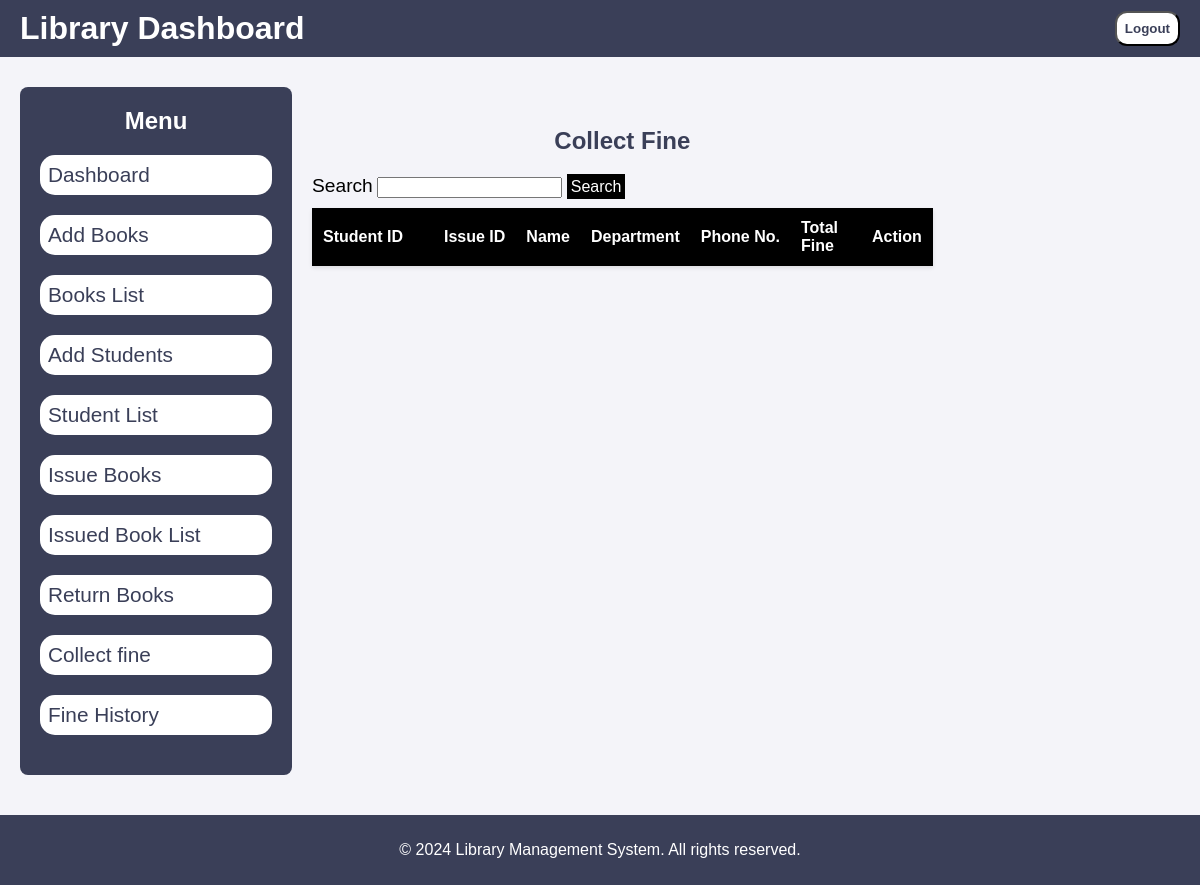
Before: /fines/ with the older database file.
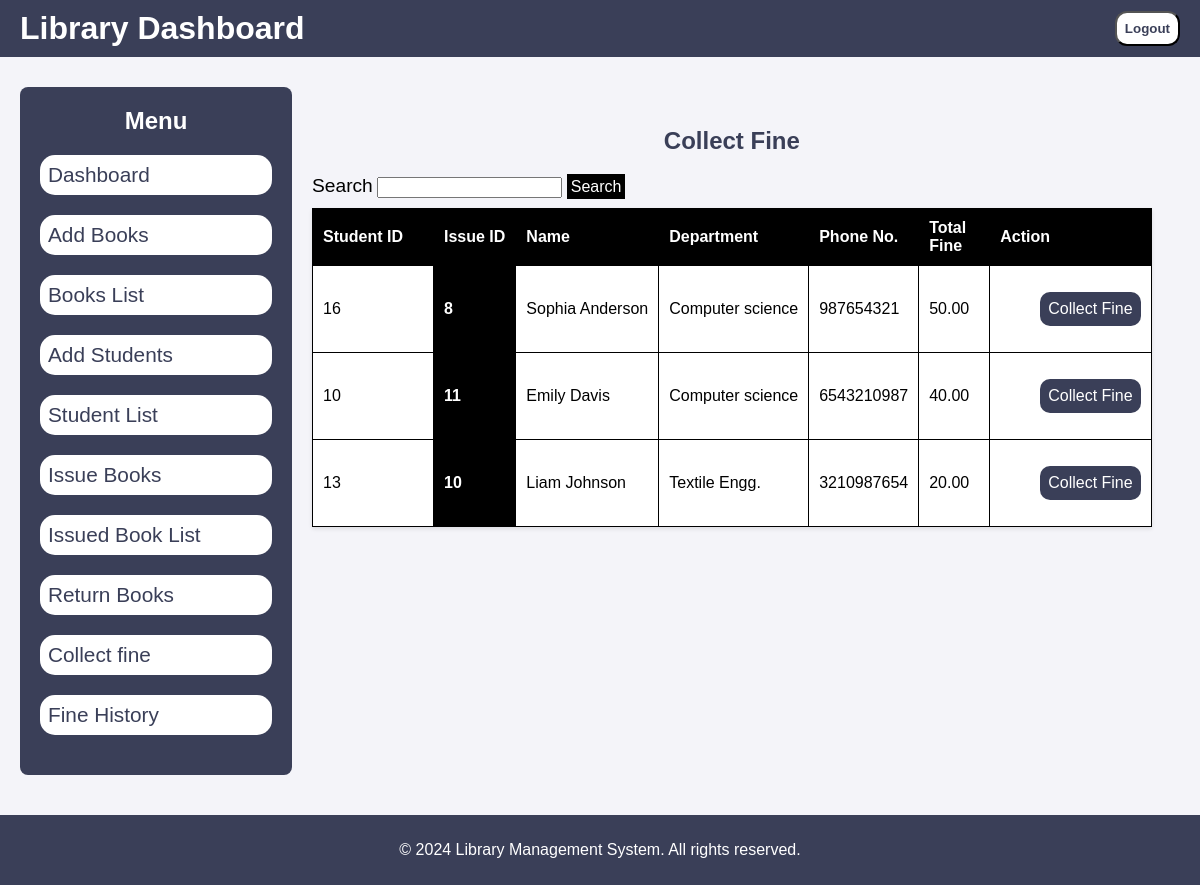
After: the same page with the newer database file.
### LibraryApp/models.py (models this page shows, shortened)
class BookIssue(models.Model):
    ISSUE_STATUS_CHOICES = [
        ('issued', 'Issued'),
        ('returned', 'Returned'),
        ('overdue', 'Overdue'),
        ('lost' , 'Lost')
    ]
    book = models.ForeignKey(Book, on_delete=models.CASCADE)
    student = models.ForeignKey(Student, on_delete=models.CASCADE)
    issue_date = models.DateField()
    due_date = models.DateField()
    return_date = models.DateField(null=True, blank=True)
    status = models.CharField(max_length=10, choices=ISSUE_STATUS_CHOICES, default='issued')
    created_at = models.DateTimeField(auto_now_add=True)
    updated_at = models.DateTimeField(auto_now=True)

class Student(models.Model):
    name = models.CharField(max_length=100)
    email = models.EmailField(unique=True)
    department = models.CharField(max_length=100)
    phone = models.IntegerField(max_length=15)
    created_at = models.DateTimeField(auto_now_add=True , editable=False)
    updated_at = models.DateTimeField(auto_now=True)

class Fine(models.Model):
    PAYMENT_STATUS_CHOICES = [
        ('pending', 'Pending'),
        ('paid', 'Paid'),
        ('waived', 'Waived'),
    ]
    book_issue = models.ForeignKey(BookIssue, on_delete=models.CASCADE)
    amount = models.DecimalField(max_digits=10, decimal_places=2)
    payment_status = models.CharField(max_length=10, choices=PAYMENT_STATUS_CHOICES, default='pending')
    payment_date = models.DateField(null=True, blank=True)
    created_at = models.DateTimeField(auto_now_add=True)
    updated_at = models.DateTimeField(auto_now=True)

### LibraryApp/views.py (the view)
# urls.py: path('fines/', views.fines, name='fines'),
def fines(request):
    issue_data = Fine.objects.all()
    data_withFine = []
    for item in issue_data:
        fine_amount = item.amount  # Assuming fine amount is stored in Fine model
        data_withFine.append({
            'book_issue': item.book_issue,
            'fine': fine_amount,
        })
    return render(request, 'fine.html', {'data': data_withFine})

### templates/fine.html (shortened to what this page needs)
{% extends 'base.html' %}
{% load static %}
    {% block content %}
    <div class="table-container">
        <h2>Collect Fine</h2>
        <label style="color: black;">Search</label>
        <input type="text">
        <a href="{% url 'manage_student' %}"
            style="background-color: black;
                color : white;
                padding : 4px"
                >Search</a>
        <table>
            <thead>
                <tr>
                    <th style="width: 100px;">Student ID</th>
                    <th>Issue ID</th>
                    <th>Name</th>
                    <th>Department</th>
                    <th>Phone No.</th>
                    <th style="width: 50px;">Total Fine</th>
                    <th>Action</th>
                </tr>
            </thead>
            <tbody>
            {% for item in data %}
                <tr style="height: min-content;">
                    <td>{{ item.book_issue.student.id }}</td>
                    <th>{{ item.book_issue.id }}</th>
                    <td>{{ item.book_issue.student.name }}</td>
                    <td>{{ item.book_issue.student.department }}</td>
                    <td>{{ item.book_issue.student.phone }}</td>
                    <td>{{ item.fine }}</td>
                    <td>
                        <ul class="activity_cell">
                            <li class="load_button" data-id="{{ item.book_issue.id }}">
                                <a style="color: white;">Collect Fine</a>
                            </li>
                        </ul>
                    </td>
                </tr>
            {% endfor %}
            </tbody>
        </table>
    </div>
    {% endblock %}

Changed rows visible on the page:
added BookIssue: book_issue.student.id "16", book_issue.id "8", book_issue.student.name "Sophia Anderson", book_issue.student.department "Computer science", book_issue.student.phone "987654321", fine "50.00"
added BookIssue: book_issue.student.id "10", book_issue.id "11", book_issue.student.name "Emily Davis", book_issue.student.department "Computer science", book_issue.student.phone "6543210987", fine "40.00"
added BookIssue: book_issue.student.id "13", book_issue.id "10", book_issue.student.name "Liam Johnson", book_issue.student.department "Textile Engg.", book_issue.student.phone "3210987654", fine "20.00"
